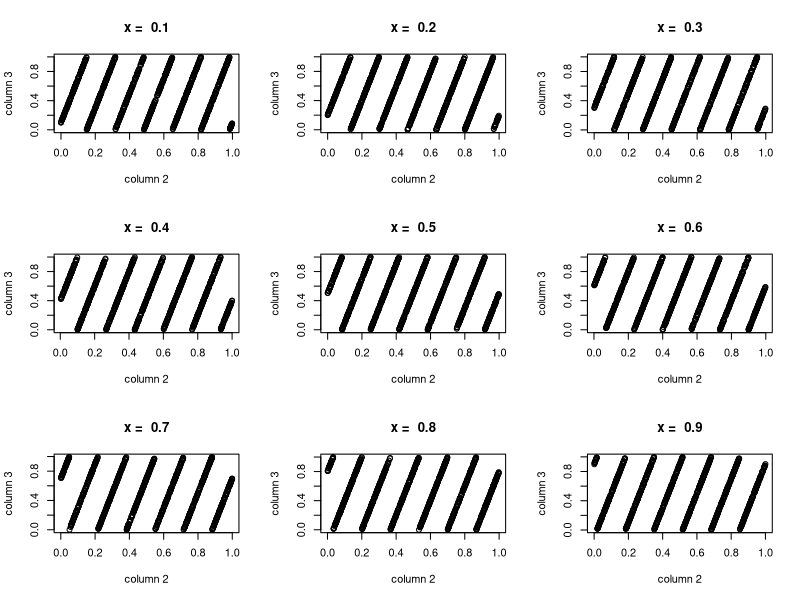

This figure's R source:
## ---- chunk 1
knitr::opts_chunk$set(echo = FALSE)
## ---- chunk 2
n <- 30
Fibonacci <- numeric(n)
Fibonacci[1] <- Fibonacci[2] <- 1
for (i in 3:n) {
  Fibonacci[i] <- Fibonacci[i-2] + Fibonacci[i-1]
}

convergingsequence <- Fibonacci[2:n]/Fibonacci[1:(n-1)]
convergingsequence
## ---- chunk 3
answer <- 0
for (j in 1:5) {
  answer <- answer + j
}
## ---- chunk 4
answer <- NULL
for(j in 1:5){
  answer <- c(answer,j)
}
## ---- chunk 5
answer <- 0
for(j in 1:5){
  answer <- c(answer,j)
}
## ---- chunk 6
answer <- 1
for (j in 1:5) {
  answer <- answer * j
}
## ---- chunk 7
answer <- 3
for(j in 1:15){
  answer <- c(answer, (7*answer[j]) %% 31)
}
## ---- chunk 8
interest <- function(P, periods){
  if(periods <= 3){
    i <- 0.04 #Annual interest for a term 3 years or less
  } else {
    i <- 0.05 #Annual interest for a term more than 3 years
  }
  
  I <- P*((1+i)^periods - 1)
  return(I)
}
## ---- chunk 9
mortgage <- function(n, P, open){
  if(open){
    i <- 0.005 #Interest rate when the morgage term is open
  } else {
    i <- 0.004 #Interest rate when the morgage term is closed
  }
  
  R <- P*i/(1-(1+i)^(-n))
  return(R)
}
## ---- chunk 10
Fibonacci <- c(1,1)
while(Fibonacci[length(Fibonacci)] + Fibonacci[length(Fibonacci)-1] < 300){
  Fibonacci <- c(Fibonacci, Fibonacci[length(Fibonacci)] + Fibonacci[length(Fibonacci)-1])
}
## ---- chunk 11
i <- 0.006
iOld <- -1
while(abs(i - iOld) > 0.000001){
  iOld <- i
  i <- (1-(1+i)^(-20))/19
}
## ---- chunk 12
i <- 0.006
iOld <- -1
iterations <- 0
while(abs(i - iOld) > 0.000001){
  iterations <- iterations + 1
  iOld <- i
  i <- (1-(1+i)^(-20))/19
}
## ---- chunk 13
Erastosthenes <- function(n) {
  if(n >= 2) {
    sieve <- seq(2,n)
    primes <- c()
    repeat{
      p <- sieve[1]
      if(p >= sqrt(n)){
        primes <- c(primes, sieve)
        break
      }
      primes <- c(primes,p)
      sieve <- sieve[(sieve %% p) != 0]
    }
    return(primes)
  } else {
    stop("Input value of n should be at least 2.")
  }
}
## ---- chunk 14
compound.interest <- function(P, i.r, n){
  return( P*(1+i.r)^n )
}
## ---- chunk 15
bisection.zero <- function(f, x1, x2, tolerance = 10^-8){
  if(abs(f(x1)) <= tolerance){ #Checking if f(x1) is already close enough to 0
    return(x1)
  } else if(abs(f(x2)) <= tolerance){ #Checking if f(x2) is already close enough to 0
    return(x2)
  } else{
    if(sign(f(x1)) != sign(f(x2))){ #Checking if f(x1) and f(x2) have opposite signs
      x3 <- (x1 + x2)/2
      while(abs(f(x3)) > tolerance) {
        if(sign(f(x1)) != sign(f(x3))){
          x2 <- x3
        } else { #Now f(x2) and f(x3) must have opposite signs
          x1 <- x3
        }
        x3 <- (x1 + x2)/2
      }
      return(x3)
    } else {
      stop("The initial starting values must give opposite signs.")
    }
  }
}
## ---- chunk 16
binom.coef <- function(n,m){
  answer <- factorial(n)/(factorial(m)*factorial(n-m))
  return(answer)
}
## ---- chunk 17
binom.coef <- function(n,m){
  v1 <- log(1:n)
  v2 <- log(1:m)
  v3 <- log(1:(n-m))
  answer <- exp(sum(v1) - sum(v2) - sum(v3))
  return(answer)
}
## ---- chunk 18
n <- 3000000
results <- numeric(n)
x <- 123
for(i in 1:n) {
  x <- (65539*x) %% (2^31)
  results[i] <- x/(2^31)
}

results.round <- round(results,3)
results.matrix <- matrix(results.round, ncol = 3, byrow = TRUE)

par(mfrow = c(3,3))

for (i in (1:9)/10) {
  x <- i
  results.matrix.rowx <- results.matrix[results.matrix[,1] == x,]
  plot(results.matrix.rowx[,2], results.matrix.rowx[,3], main = paste("x = ",i) ,xlab = "column 2", ylab = "column 3")
}
## ---- chunk 19
directpoly <- function(x, vec.coef){
  n <- length(vec.coef)
  powers <- c()
  for(i in 1:n){
    powers[i] <- x^(i-1)
  }
  evaluation <- sum(vec.coef * powers)
  return(evaluation)
}
## ---- chunk 20
hornerpoly <- function(x, vec.coef){
  n <- length(vec.coef)
  a <- c(numeric(n-1), vec.coef[n])
  for (i in (n-1):1) {
    a[i] <- a[i+1]*x + vec.coef[i]
  }
  return(a[1])
}
